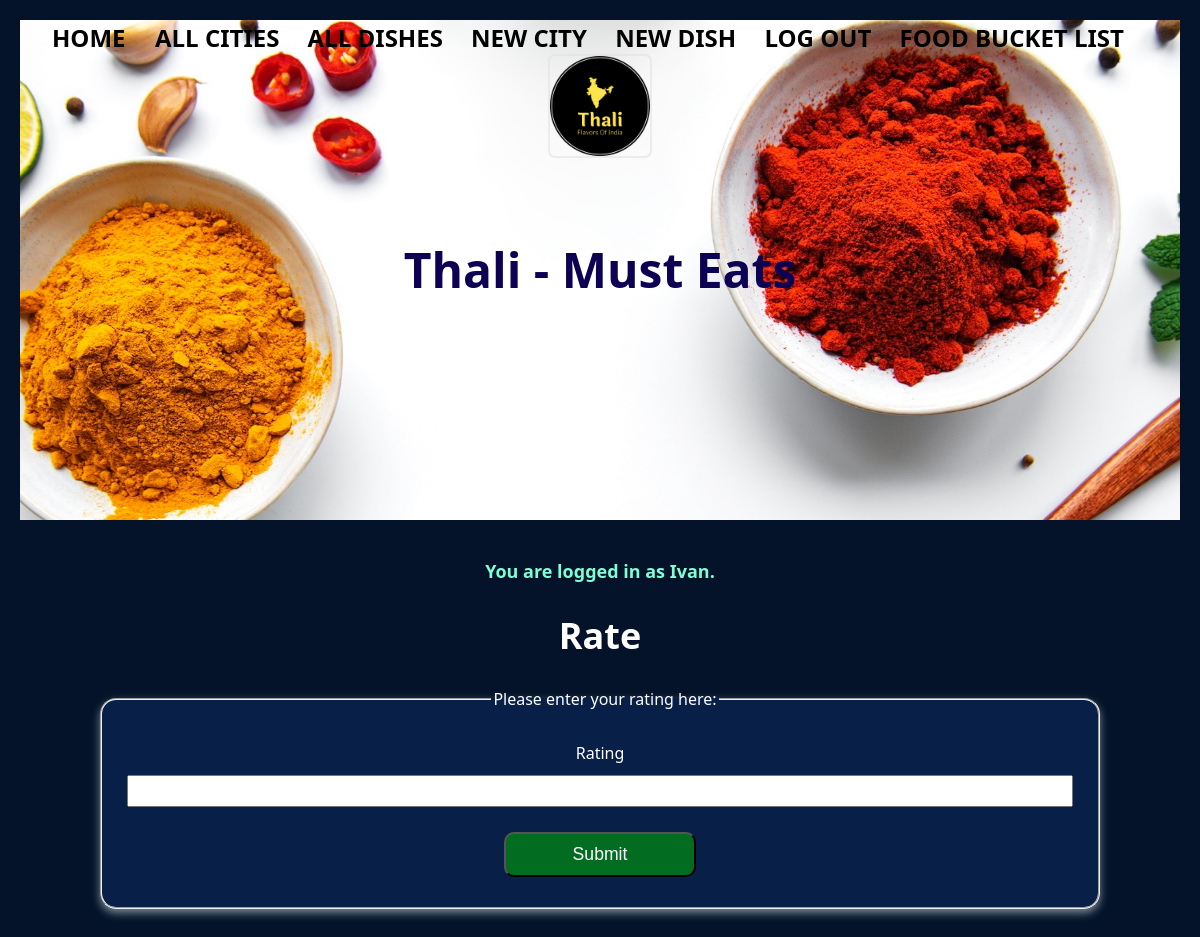
/dish/4/rate (signed in), run on an earlier commit of the app's database.
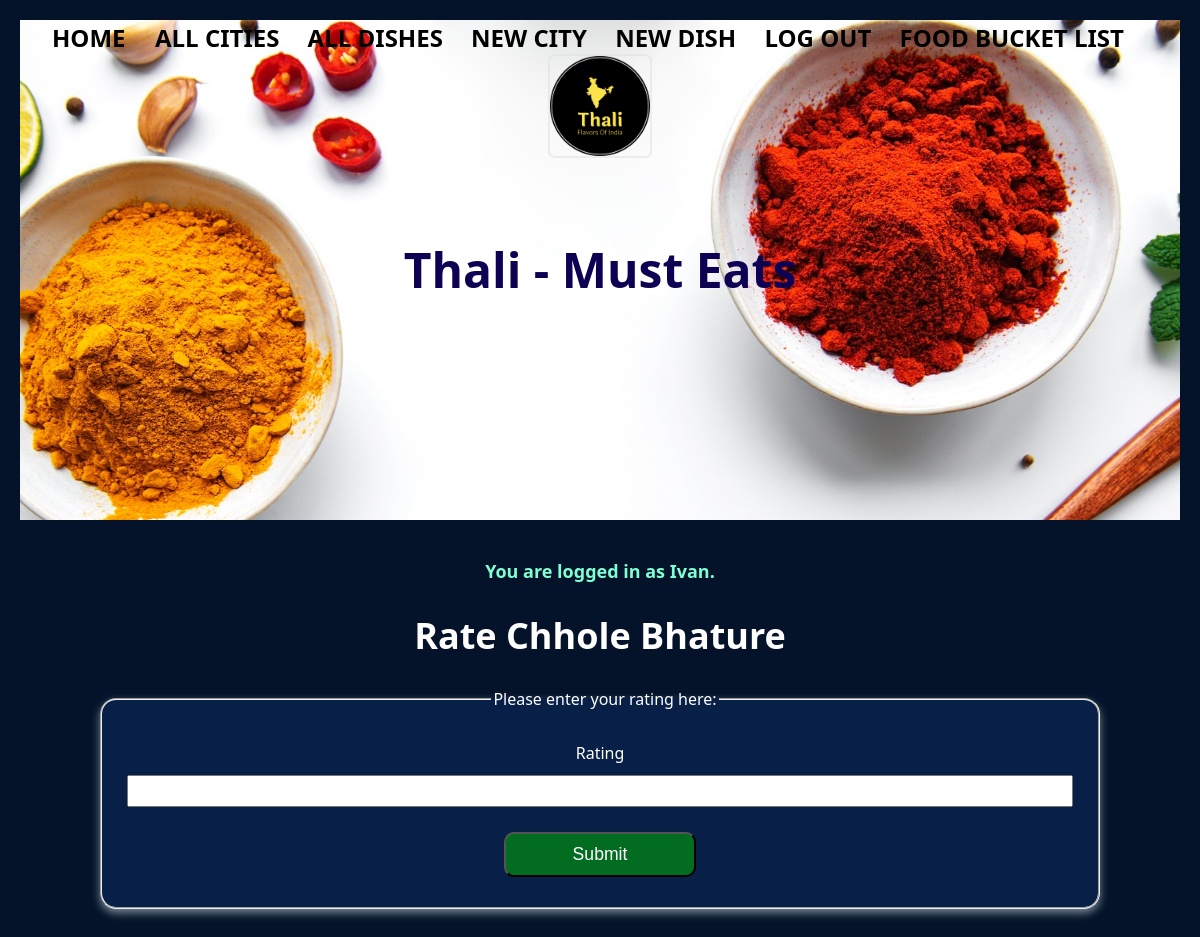
And on a later commit of the database.
### thali_app/models.py (models this page shows, shortened)
class User(UserMixin, db.Model):
    id = db.Column(db.Integer, primary_key=True)
    username = db.Column(db.String(80), nullable=False)
    password = db.Column(db.String(80), nullable=False)
    favorites_list_user = db.relationship(
        'Dish', secondary='user_favorites_list', back_populates='favorites_list_dishes')

class Dish(db.Model):
    id = db.Column(db.Integer, primary_key=True)
    name = db.Column(db.String(80), nullable=False)
    short_desc = db.Column(db.String(500), nullable=False)
    photo_url = db.Column(URLType)
    where_to_eat = db.Column(db.String(80), nullable=False)
    category = db.Column(db.Enum(FoodCategory), default=FoodCategory.OTHER)
    rating = db.Column(db.Float, default=0)
    ratings = db.relationship('Rating', backref='dish')
    city_id = db.Column(
        db.Integer, db.ForeignKey('city.id'), nullable=False)
    city = db.relationship('City', back_populates='dishes')
    created_by_id = db.Column(db.Integer, db.ForeignKey('user.id'))
    created_by = db.relationship('User')
    favorites_list_dishes = db.relationship(
        'User', secondary='user_favorites_list', back_populates='favorites_list_user')

### thali_app/main/routes.py (the view, shortened to what this page needs)
@main.route('/dish/<dish_id>/rate', methods=['GET', 'POST'])
@login_required
def rate_dish(dish_id):
    dish = Dish.query.get(dish_id)
    form = RatingForm()
    return render_template('rate_dish.html', dish=dish, form=form)

### thali_app/main/forms.py
class RatingForm(FlaskForm):
    stars = FloatField('Stars',
        validators=[
            NumberRange(min=1, max=5, message="Please enter a number between 1 and 5.")])
    submit = SubmitField('Submit')

### thali_app/extensions.py (called while the page is built)
@login_manager.user_loader
def load_user(user_id):
    return User.query.get(user_id)

### thali_app/templates/rate_dish.html (shortened to what this page needs)
{% extends "base.html" %}
{% block content %}
  <h1>Rate {{ dish.name }}</h1>
  <form method="POST" action="{{ url_for('main.rate_dish', dish_id=dish.id) }}">
    <fieldset>
      <legend>Please enter your rating here:</legend>
        <p>Rating</p>
        {{ form.stars }}
        {{ form.submit }}
    </fieldset>
  </form>
{% endblock %}

### thali_app/templates/base.html (shortened to what this page needs)
<!DOCTYPE html>
<html>
    <head>
        <link rel="stylesheet" href="/static/style.css">
    </head>
    <body>
        <div class="page-header">
            <header>Thali - Must Eats</header>
            <nav>
                <a href="/">Home</a>
                <div>
                    {% if current_user.is_authenticated %}
                        <a href="/">All Cities</a>
                        <a href="/all_dishes">All Dishes</a>
                        <a href="/new_city">New City</a>
                        <a href="/new_dish">New Dish</a>
                        <a href="/logout">Log Out</a>
                        <a href="/favorites_list">Food Bucket List</a>
                    {% else %}
                    <!-- Only show these links if the current user is NOT
                        authenticated (logged in)! -->
                        <a href="/signup">Sign Up</a>
                        <a href="/login">Log In</a>
                    {% endif %}
                </div>
            </nav>
            <img src="/static/img/logo.png" alt='Thali Must Eats Logo' class='logo' width="100px"  height="100px"/>
        </div>
        <div id="content">
            {% if current_user.is_authenticated %}
                <p class="log-message"><b>You are logged in as {{ current_user.username }}.</b></p>
            {% endif %}
            {% block content %}{% endblock %}
        </div>
    </body>
</html>

### thali_app/static/style.css (style rules this page uses)
#content { max-width: 1000px; width: 100%; margin: 0 auto; padding: 2rem; padding: 20px; font-size: 18px; }
body { font-family: 'Segoe UI', 'Roboto', 'Oxygen', 'Ubuntu', 'Cantarell', 'Fira Sans', 'Droid Sans', 'Helvetica Neue', sans-serif; line-height: 1.5; margin: 0; padding: 20px; text-align: center; background-color: rgb(4, 19, 41); color: white; }
.page-header { background-image: url('/static/img/background-2.jpeg'); background-size: cover; background-position: center top; background-attachment: fixed; height: 500px; width: 100%; position: relative; color: #fff; }
.page-header::after { position: absolute; top: 0; left: 0; width: 100%; height: 100%; background-color: rgba(0, 0, 0, 0.7); }
.page-header header { position: absolute; top: 50%; left: 50%; transform: translate(-50%, -50%); text-align: center; color: rgb(13, 1, 83); z-index: 1; font-size: 3rem; font-weight: bolder; }
nav { display: flex; justify-content: space-between; align-items: center; padding: 0 2rem; }
nav a { color: black; font-size: 1.5rem; font-weight: 800; margin-right: 1.5rem; text-decoration: none; text-transform: uppercase; }
img { flex: 1; position: relative; max-width: 100%; text-align: center; border-radius: 5px; border-color: black; box-shadow: 0 0 0 2px rgba(223, 221, 221, 0.5); height: auto; }
form { font-size: 16px; }
fieldset { display: flex; flex-direction: column; margin: 20px 0; padding: 20px; background-color: #081f47; box-shadow: 0 4px 8px rgba(188, 204, 214, 0.629); border-radius: 1rem; }
fieldset * { margin: 5px; }
fieldset input { padding: 5px; }
input { font-size: 16px; word-wrap: break-word; }
input[type=submit] { width: 20%; align-self: center; background-color: #026d20; border-radius: 10px; color: white; font-size: 1.1em; padding: 10px 20px; margin: 10px; }
.log-message { color:aquamarine; }

What changed in the data, as far as the page shows it:
added Dish: name "Chhole Bhature"
